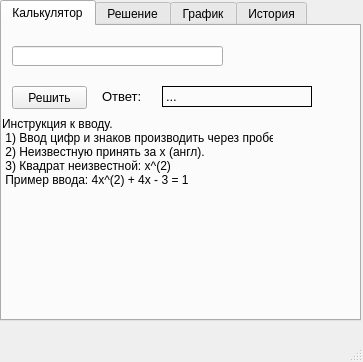
<?xml version="1.0" encoding="UTF-8"?>
<ui version="4.0">
 <class>MainWindow</class>
 <widget class="QMainWindow" name="MainWindow">
  <property name="geometry">
   <rect>
    <x>0</x>
    <y>0</y>
    <width>363</width>
    <height>362</height>
   </rect>
  </property>
  <property name="windowTitle">
   <string/>
  </property>
  <widget class="QWidget" name="centralwidget">
   <widget class="QTabWidget" name="tabWidget">
    <property name="geometry">
     <rect>
      <x>0</x>
      <y>0</y>
      <width>361</width>
      <height>321</height>
     </rect>
    </property>
    <property name="currentIndex">
     <number>0</number>
    </property>
    <widget class="QWidget" name="tab">
     <attribute name="title">
      <string>Калькулятор</string>
     </attribute>
     <widget class="QPushButton" name="pushButton">
      <property name="geometry">
       <rect>
        <x>10</x>
        <y>60</y>
        <width>75</width>
        <height>23</height>
       </rect>
      </property>
      <property name="text">
       <string>Решить</string>
      </property>
     </widget>
     <widget class="QLabel" name="label">
      <property name="geometry">
       <rect>
        <x>0</x>
        <y>90</y>
        <width>271</width>
        <height>71</height>
       </rect>
      </property>
      <property name="text">
       <string>Инструкция к вводу. 
 1) Ввод цифр и знаков производить через пробел. 
 2) Неизвестную принять за x (англ). 
 3) Квадрат неизвестной: x^(2) 
 Пример ввода: 4x^(2) + 4x - 3 = 1</string>
      </property>
     </widget>
     <widget class="QLineEdit" name="lineEdit">
      <property name="geometry">
       <rect>
        <x>10</x>
        <y>20</y>
        <width>211</width>
        <height>20</height>
       </rect>
      </property>
     </widget>
     <widget class="QLabel" name="label_2">
      <property name="geometry">
       <rect>
        <x>100</x>
        <y>60</y>
        <width>61</width>
        <height>21</height>
       </rect>
      </property>
      <property name="font">
       <font>
        <pointsize>10</pointsize>
       </font>
      </property>
      <property name="text">
       <string>Ответ:</string>
      </property>
     </widget>
     <widget class="QLabel" name="label_3">
      <property name="geometry">
       <rect>
        <x>160</x>
        <y>60</y>
        <width>150</width>
        <height>21</height>
       </rect>
      </property>
      <property name="font">
       <font>
        <pointsize>10</pointsize>
       </font>
      </property>
      <property name="frameShape">
       <enum>QFrame::Box</enum>
      </property>
      <property name="text">
       <string>...</string>
      </property>
     </widget>
    </widget>
    <widget class="QWidget" name="tab_2">
     <attribute name="title">
      <string>Решение</string>
     </attribute>
     <widget class="QLabel" name="label_4">
      <property name="geometry">
       <rect>
        <x>10</x>
        <y>0</y>
        <width>331</width>
        <height>291</height>
       </rect>
      </property>
      <property name="text">
       <string>Нет уравнения - нет решения</string>
      </property>
      <property name="alignment">
       <set>Qt::AlignLeading|Qt::AlignLeft|Qt::AlignTop</set>
      </property>
     </widget>
    </widget>
    <widget class="QWidget" name="tab_4">
     <attribute name="title">
      <string>График</string>
     </attribute>
     <widget class="QWidget" name="widget" native="true">
      <property name="geometry">
       <rect>
        <x>-1</x>
        <y>-1</y>
        <width>351</width>
        <height>291</height>
       </rect>
      </property>
      <widget class="PlotWidget" name="graphicsView">
       <property name="geometry">
        <rect>
         <x>-5</x>
         <y>1</y>
         <width>361</width>
         <height>291</height>
        </rect>
       </property>
      </widget>
     </widget>
    </widget>
    <widget class="QWidget" name="tab_3">
     <attribute name="title">
      <string>История</string>
     </attribute>
     <widget class="QLabel" name="label_5">
      <property name="geometry">
       <rect>
        <x>0</x>
        <y>0</y>
        <width>351</width>
        <height>281</height>
       </rect>
      </property>
      <property name="text">
       <string>История пуста</string>
      </property>
      <property name="alignment">
       <set>Qt::AlignLeading|Qt::AlignLeft|Qt::AlignTop</set>
      </property>
     </widget>
     <widget class="QPushButton" name="pushButton_2">
      <property name="geometry">
       <rect>
        <x>234</x>
        <y>0</y>
        <width>111</width>
        <height>23</height>
       </rect>
      </property>
      <property name="text">
       <string>Очистить историю</string>
      </property>
     </widget>
    </widget>
   </widget>
  </widget>
  <widget class="QMenuBar" name="menubar">
   <property name="geometry">
    <rect>
     <x>0</x>
     <y>0</y>
     <width>363</width>
     <height>21</height>
    </rect>
   </property>
  </widget>
  <widget class="QStatusBar" name="statusbar"/>
 </widget>
 <customwidgets>
  <customwidget>
   <class>PlotWidget</class>
   <extends>QGraphicsView</extends>
   <header>pyqtgraph</header>
  </customwidget>
 </customwidgets>
 <resources/>
 <connections/>
</ui>
